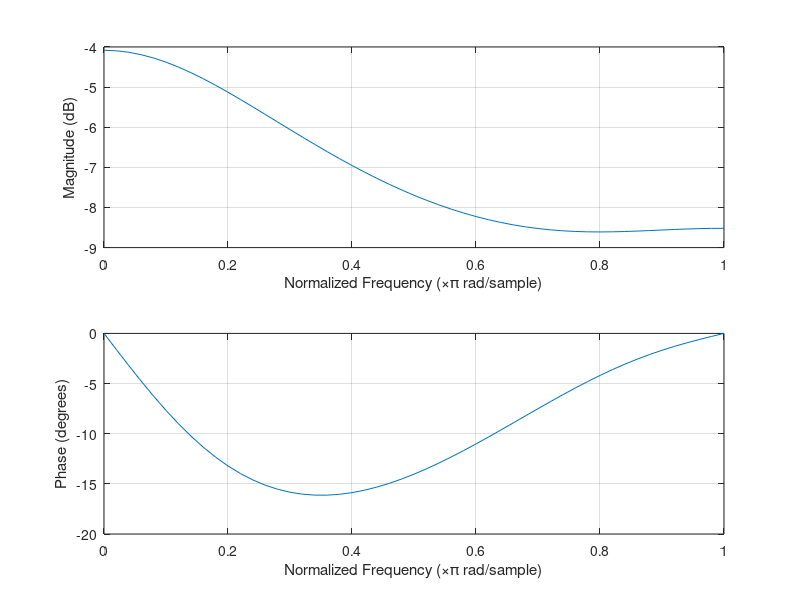
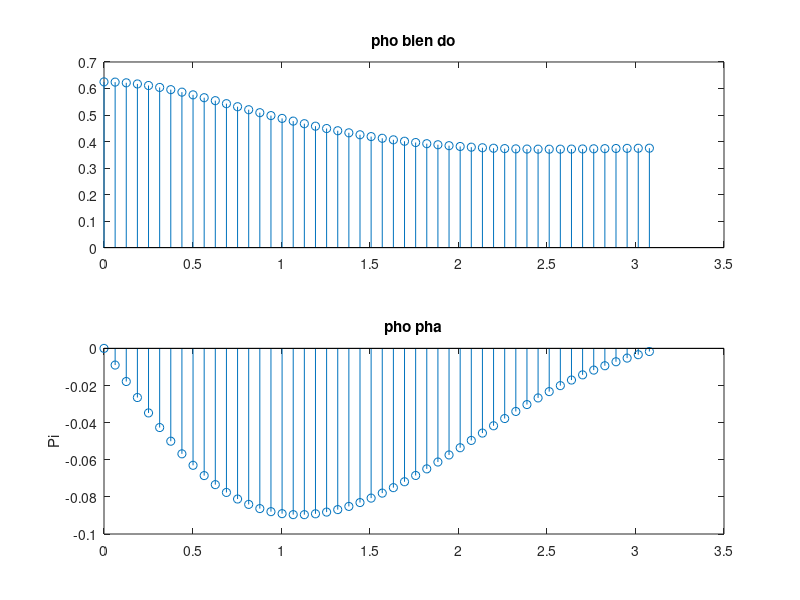

The MATLAB source for these figures, in order:
clc, close all, clear all
b = [8 6 1]

a = [18 9 -2 -1]

n=50
figure(1)
freqz(b,a,n)

figure(2)
%dac trung tan so bien do
 [H,W] = freqz(b,a,n)
subplot(211)
stem(W,abs(H))
title('pho bien do')

%dac trung tan so pha
 subplot(212)
 stem(W,unwrap(angle(H))*1/pi)
ylabel('Pi');
 title('pho pha')
